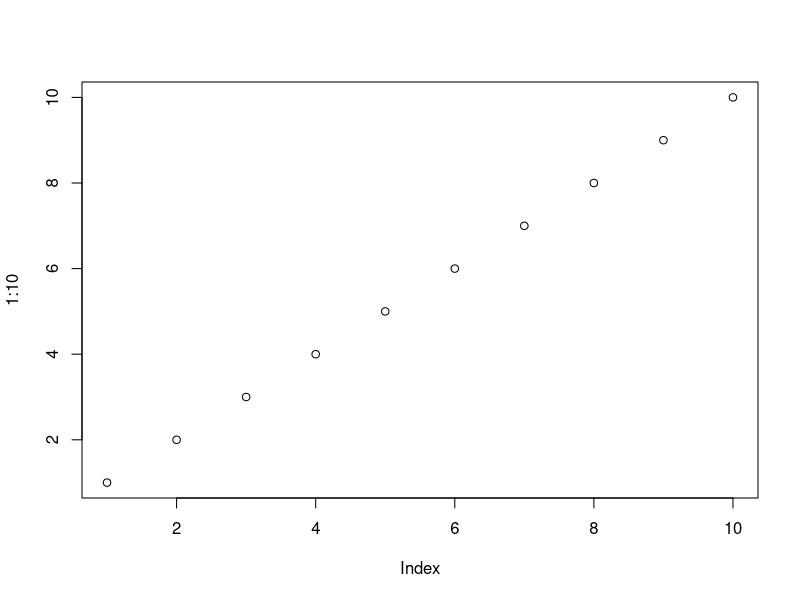
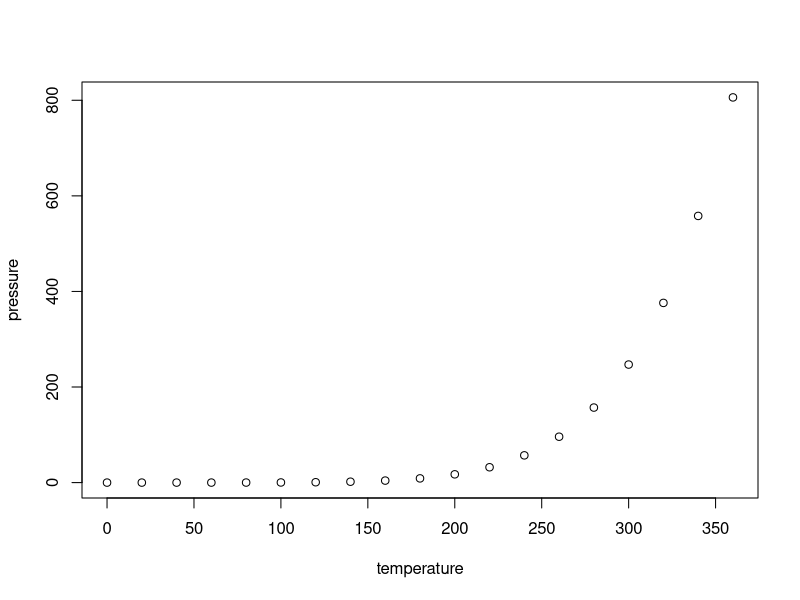

Here is the R script that generated these plots, in order:
## ---- chunk 1
knitr::opts_chunk$set(echo = TRUE)
## ---- chunk 2
plot(1:10)
## ---- chunk 3
summary(cars)
## ---- chunk 4
plot(pressure)
